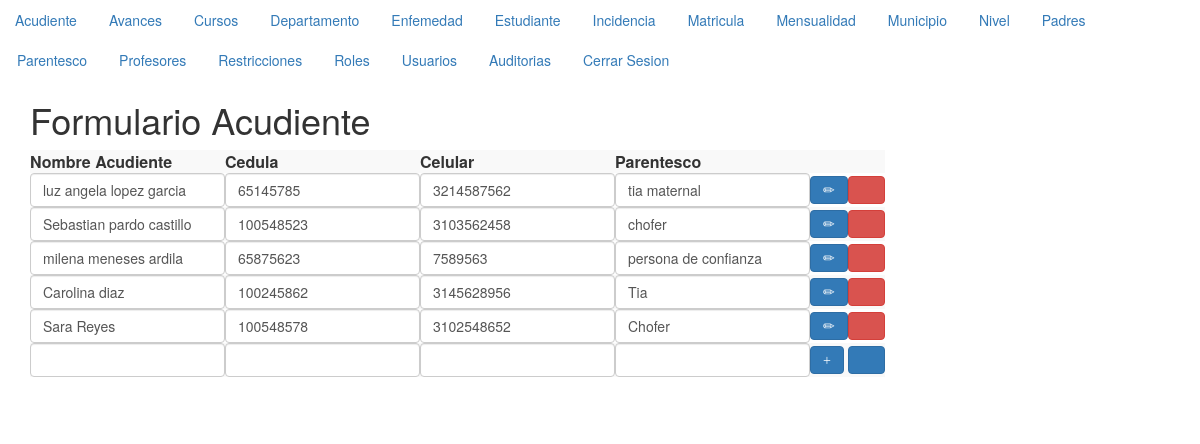
/formularioAcudiente.php (signed in), run on the app's committed database.
### tables this page shows
CREATE TABLE IF NOT EXISTS `acudiente` (
  `idAcudiente` mediumint(9) NOT NULL,
  `nombreAcudiente` varchar(30) NOT NULL,
  `cedulaAcudiente` varchar(10) NOT NULL,
  `celularAcudiente` varchar(10) NOT NULL,
  `parentescoAcudiente` varchar(50) NOT NULL
);

### acudiente.php (called while the page is built, shortened)
<?php
   class Acudiente{
       private $_conexion;
       private $_paginacion = 10;
       function __construct($conexion, $idAcudiente, $nombreAcudiente, $cedulaAcudiente, $celularAcudiente, $parentescoAcudiente){
           $this->_conexion = $conexion;
       }
       function getRoles($idUsuario){
        $roles=mysqli_query($this->_conexion, "SELECT ".static::class."roles AS elpermiso FROM roles WHERE idRoles IN(SELECT idRolesUsuario FROM Usuario WHERE idusuario =$idUsuario)") or die (mysqli_error($this->_conexion));
        $unregistro=mysqli_fetch_array($roles);
        return $unregistro['elpermiso'];
    }
       function listar($pagina){
           if ($pagina<=0){
               $listado = mysqli_query($this->_conexion,"SELECT * FROM Acudiente ORDER BY idAcudiente") or
               die (mysqli_error($this->_conexion));
           }else{
               $paginacionMax = $pagina * $this->_paginacion;
               $paginacionMin = $paginacionMax - $this->_paginacion;
               $listado = mysqli_query($this->_conexion,"SELECT * FROM Acudiente ORDER BY idAcudiente
               LIMIT $paginacionMin, $paginacionMax") or die(mysqli_error($this->_conexion));
           }
           return $listado;
       }
   }
?>

### formularioAcudiente.php (the view, shortened to what this page needs)
<?php
if(isset($_SESSION['id'])){
?>
<html>
<head>
    <link rel="stylesheet" href="css/bootstrap.min.css">
    </head>
<body>
    <?php
      $pagina = (isset($_GET['pag']))?$_GET['pag']:1;
      include_once("menu.php");
    ?>
    <div class="container">
    <header>
    <h1>Formulario Acudiente</h1>
    </header>
 <table class="table-striped">
    <tbody>
    <tr>
        <th scope="col">Nombre Acudiente</th>
        <th scope="col">Cedula</th>
        <th scope="col">Celular</th>
        <th scope="col">Parentesco</th>
        <th scope="col"></th>
    </tr>
<?php
        $objetoConexion = new conexion();
        $conexion = $objetoConexion->conectar();
        include_once("../modelo/acudiente.php");
        $objetoAcudiente = new acudiente($conexion,0,'nombre', 'cedula', 'celular', 'parentesco');
        $listaAcudientes = $objetoAcudiente->listar($pagina);
        $permiso = $objetoAcudiente->getRoles($_SESSION['id']);
        if (stripos($permiso,"r")!==false){
        while($unRegistro = mysqli_fetch_array($listaAcudientes)){
            echo '<tr><form id="fModificarAcudiente"'.$unRegistro["idAcudiente"].' action="../controlador/controladorAcudiente.php"
            method="post">';
            echo '<td><input class="form-control"  type="hidden" name="fIdAcudiente" value="'.$unRegistro['idAcudiente'].'">';
            echo '<input  class="form-control"  type="text" name="fNombreAcudiente" value="'.$unRegistro['nombreAcudiente'].'"></td>';
            echo '<td><input class="form-control"  type="number" name="fCedulaAcudiente" value="'.$unRegistro['cedulaAcudiente'].'"></td>';
            echo '<td><input class="form-control"  type="number" name="fCelularAcudiente" value="'.$unRegistro['celularAcudiente'].'"></td>';
            echo '<td><input class="form-control"  type="text" name="fParentescoAcudiente" value="'.$unRegistro['parentescoAcudiente'].'"></td>';
             echo '<td>';
            if (stripos($permiso,"u")!==false){
               echo '<button class="btn btn-primary" type="Submit" name="fEnviar" value="Modificar" class=""><span class="glyphicon glyphicon-pencil" aria-hidden="true"></span></button>';
             }
             if (stripos($permiso,"d")!==false){
                echo '<button class="btn btn-danger" type="submit" name="fEnviar" value="Eliminar"><span class="glyphicon glyphicon-trash" aria-hidden="true"></span></button>';
             }
             echo '</td>';
            echo '</form></tr>';
    }
}
?>
<?php
    if (stripos($permiso,"c")!==false){
?>
         <tr><form id="fIngresarAcudiente" action="../controlador/ControladorAcudiente.php" method="post">
             <td><input class="form-control"  type="hidden" name="fIdAcudiente" value="0">
             <input class="form-control"  type="text" name="fNombreAcudiente"></td>
             <td><input class="form-control"  type="number" name="fCedulaAcudiente"></td>
             <td><input class="form-control"  type="number" name="fCelularAcudiente" ></td>
             <td><input class="form-control"  type="text" name="fParentescoAcudiente" ></td>
             <td><button class="btn btn-primary" type="submit" name="fEnviar" value="Ingresar"><span class="glyphicon glyphicon-plus" aria-hidden="true"></span>
            </button>
                 <button class="btn btn-primary" type="reset" name="fEnviar" value="Limpiar"><span class="glyphicon glyphicon-credit-card" aria-hidden="true"></span></button></td>
         </form></tr>
        <?php
   }
?>
        </tbody>
    </table>
<nav>
</nav>
        </div>
    </body>
</html>
<?php
}else{
    header("location:../index.php");
}
?>

### data on the page
acudiente: fNombreAcudiente "luz angela lopez garcia", fCedulaAcudiente "65145785", fCelularAcudiente "3214587562", fParentescoAcudiente "tia maternal"
acudiente: fNombreAcudiente "Sebastian pardo castillo", fCedulaAcudiente "100548523", fCelularAcudiente "3103562458", fParentescoAcudiente "chofer"
acudiente: fNombreAcudiente "milena meneses ardila", fCedulaAcudiente "65875623", fCelularAcudiente "7589563", fParentescoAcudiente "persona de confianza"
acudiente: fNombreAcudiente "Carolina diaz", fCedulaAcudiente "100245862", fCelularAcudiente "3145628956", fParentescoAcudiente "Tia"
acudiente: fNombreAcudiente "Sara Reyes", fCedulaAcudiente "100548578", fCelularAcudiente "3102548652", fParentescoAcudiente "Chofer"
